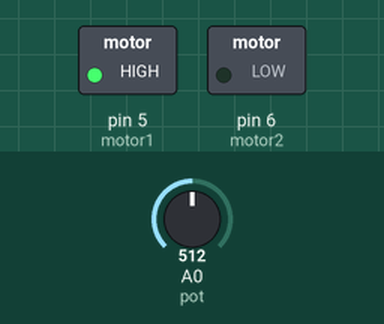
Bench run of a program on a simulated Arduino Nano, built with avr-gcc and run on an emulated ATmega328P. Parts: switched loads named in the program (green lamp = pin HIGH). Inputs (shaded band) come from the test bench; at power-on: A0 (pot) = 512. What the program prints to the serial monitor is not drawn.

Above: at 0.7 s.
At 5.2 s:
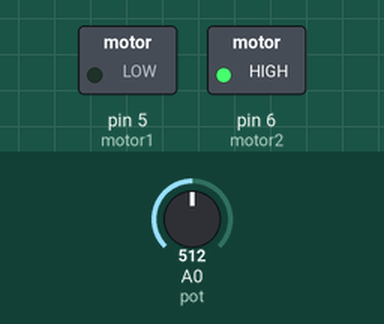
Timing chart, 0 to 6.9 s (numbered marks = the images above):
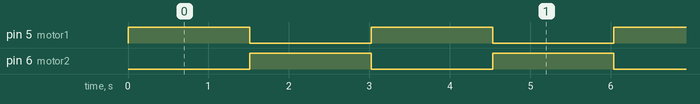

Measured:
- by itself, pin 5 (motor1), pin 6 (motor2): alternates HIGH for 1.5 s and LOW for 1.5 s

The program:

main.cpp
```cpp
#include <Arduino.h>

#define motor1 5
#define motor2 6
#define pot A0

uint8_t pos_current = 0;

double current_time = 0;
double past_time = 0;
double duration = 1500;

bool CW = true;

void setup() {
  // put your setup code here, to run once:
  pinMode(motor1, OUTPUT);
  pinMode(motor2, OUTPUT);

  Serial.begin(9600);
}

void loop() {
  current_time = millis();
  pos_current = analogRead(pot);
  // put your main code here, to run repeatedly:

  //Serial.println(pos_current);

  if(current_time-past_time >= 1500){
    past_time = current_time;
    CW = !CW;
  }

  if(CW){
    Serial.println("Forward");
    digitalWrite(motor1, HIGH);
    digitalWrite(motor2, LOW);
  }
  else{
    Serial.println("Backward");
    digitalWrite(motor1, LOW);
    digitalWrite(motor2, HIGH);
  }

}
```
